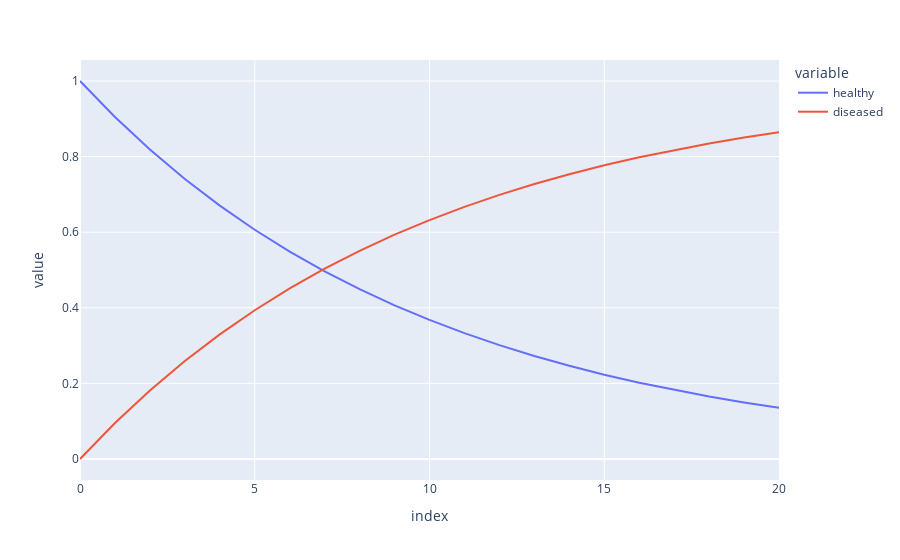

Source (notebook cell):
### Code cell
model = get_step_onset_model(parameters)
model.run(parameters=parameters)
compartment_values = transition_model.get_outputs_df()
compartment_values.plot()

### Figure 1 — Plotly figure (JSON) as saved in the notebook; plotly's stock layout.template omitted (floating-point values rounded to 4 significant figures)
{"data": [{"hovertemplate": "variable=healthy<br>index=%{x}<br>value=%{y}<extra></extra>", "legendgroup": "healthy", "line": {"color": "#636efa", "dash": "solid"}, "marker": {"symbol": "circle"}, "mode": "lines", "name": "healthy", "orientation": "v", "showlegend": true, "type": "scatter", "x": [0, 1, 2, 3, 4, 5, 6, 7, 8, 9, 10, 11, 12, 13, 14, 15, 16, 17, 18, 19, 20], "xaxis": "x", "y": [1, 0.9048, 0.8187, 0.7408, 0.6703, 0.6065, 0.5488, 0.4966, 0.4493, 0.4066, 0.3679, 0.3329, 0.3012, 0.2725, 0.2466, 0.2231, 0.2019, 0.1827, 0.1653, 0.1496, 0.1353], "yaxis": "y"}, {"hovertemplate": "variable=diseased<br>index=%{x}<br>value=%{y}<extra></extra>", "legendgroup": "diseased", "line": {"color": "#EF553B", "dash": "solid"}, "marker": {"symbol": "circle"}, "mode": "lines", "name": "diseased", "orientation": "v", "showlegend": true, "type": "scatter", "x": [0, 1, 2, 3, 4, 5, 6, 7, 8, 9, 10, 11, 12, 13, 14, 15, 16, 17, 18, 19, 20], "xaxis": "x", "y": [0, 0.09516, 0.1813, 0.2592, 0.3297, 0.3935, 0.4512, 0.5034, 0.5507, 0.5934, 0.6321, 0.6671, 0.6988, 0.7275, 0.7534, 0.7769, 0.7981, 0.8173, 0.8347, 0.8504, 0.8647], "yaxis": "y"}], "layout": {"autosize": true, "legend": {"title": {"text": "variable"}, "tracegroupgap": 0}, "margin": {"t": 60}, "xaxis": {"anchor": "y", "autorange": true, "domain": [0, 1], "range": [0, 20], "title": {"text": "index"}, "type": "linear"}, "yaxis": {"anchor": "x", "autorange": true, "domain": [0, 1], "range": [-0.05556, 1.056], "title": {"text": "value"}, "type": "linear"}}}
